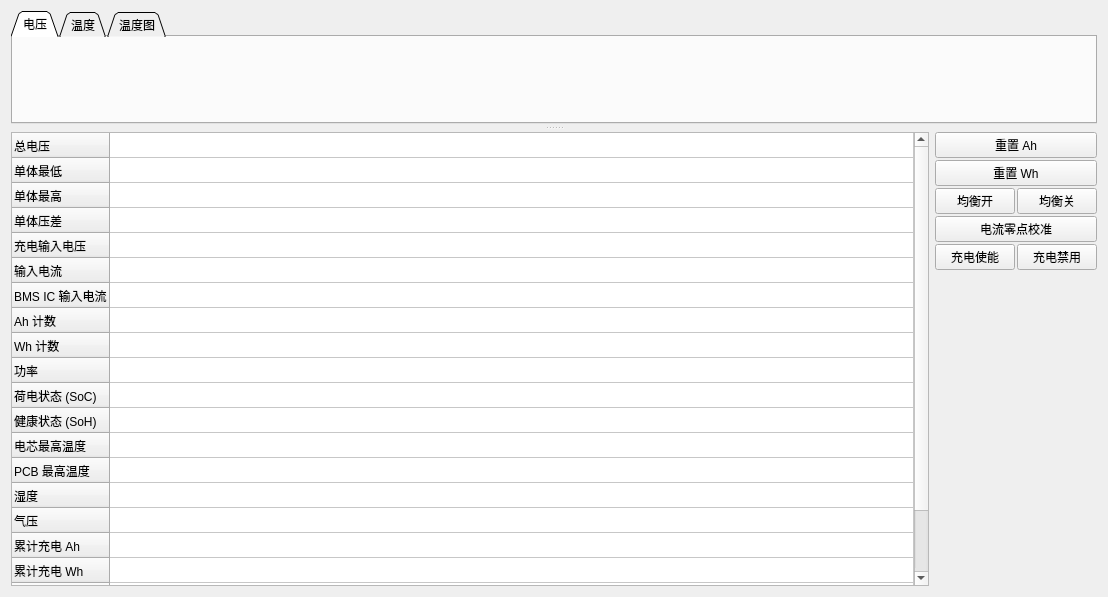
<?xml version="1.0" encoding="UTF-8"?>
<ui version="4.0">
 <class>PageBms</class>
 <widget class="QWidget" name="PageBms">
  <property name="geometry">
   <rect>
    <x>0</x>
    <y>0</y>
    <width>1108</width>
    <height>597</height>
   </rect>
  </property>
  <property name="windowTitle">
   <string>Form</string>
  </property>
  <layout class="QVBoxLayout" name="verticalLayout_5">
   <item>
    <widget class="QSplitter" name="splitter">
     <property name="orientation">
      <enum>Qt::Orientation::Vertical</enum>
     </property>
     <property name="handleWidth">
      <number>8</number>
     </property>
     <property name="childrenCollapsible">
      <bool>false</bool>
     </property>
     <widget class="QTabWidget" name="tabWidget">
      <property name="tabShape">
       <enum>QTabWidget::TabShape::Triangular</enum>
      </property>
      <property name="currentIndex">
       <number>0</number>
      </property>
      <widget class="QWidget" name="tab">
       <attribute name="title">
        <string>电压</string>
       </attribute>
       <layout class="QVBoxLayout" name="verticalLayout_2">
        <item>
         <widget class="QCustomPlot" name="plotCells" native="true"/>
        </item>
       </layout>
      </widget>
      <widget class="QWidget" name="tab_2">
       <attribute name="title">
        <string>温度</string>
       </attribute>
       <layout class="QVBoxLayout" name="verticalLayout_4">
        <item>
         <widget class="QCustomPlot" name="plotTemp" native="true"/>
        </item>
       </layout>
      </widget>
      <widget class="QWidget" name="tab_3">
       <attribute name="title">
        <string>温度图</string>
       </attribute>
       <layout class="QVBoxLayout" name="verticalLayout_3">
        <item>
         <widget class="BattTempPlot" name="tempPlot" native="true"/>
        </item>
       </layout>
      </widget>
     </widget>
     <widget class="QWidget" name="layoutWidget">
      <layout class="QHBoxLayout" name="horizontalLayout_3" stretch="1,0">
       <item>
        <widget class="QTableWidget" name="valTable">
         <property name="editTriggers">
          <set>QAbstractItemView::EditTrigger::NoEditTriggers</set>
         </property>
         <attribute name="horizontalHeaderVisible">
          <bool>false</bool>
         </attribute>
         <attribute name="horizontalHeaderStretchLastSection">
          <bool>true</bool>
         </attribute>
         <attribute name="verticalHeaderMinimumSectionSize">
          <number>25</number>
         </attribute>
         <attribute name="verticalHeaderDefaultSectionSize">
          <number>25</number>
         </attribute>
         <row>
          <property name="text">
           <string>总电压</string>
          </property>
         </row>
         <row>
          <property name="text">
           <string>单体最低</string>
          </property>
         </row>
         <row>
          <property name="text">
           <string>单体最高</string>
          </property>
         </row>
         <row>
          <property name="text">
           <string>单体压差</string>
          </property>
         </row>
         <row>
          <property name="text">
           <string>充电输入电压</string>
          </property>
         </row>
         <row>
          <property name="text">
           <string>输入电流</string>
          </property>
         </row>
         <row>
          <property name="text">
           <string>BMS IC 输入电流</string>
          </property>
         </row>
         <row>
          <property name="text">
           <string>Ah 计数</string>
          </property>
         </row>
         <row>
          <property name="text">
           <string>Wh 计数</string>
          </property>
         </row>
         <row>
          <property name="text">
           <string>功率</string>
          </property>
         </row>
         <row>
          <property name="text">
           <string>荷电状态 (SoC)</string>
          </property>
         </row>
         <row>
          <property name="text">
           <string>健康状态 (SoH)</string>
          </property>
         </row>
         <row>
          <property name="text">
           <string>电芯最高温度</string>
          </property>
         </row>
         <row>
          <property name="text">
           <string>PCB 最高温度</string>
          </property>
         </row>
         <row>
          <property name="text">
           <string>湿度</string>
          </property>
         </row>
         <row>
          <property name="text">
           <string>气压</string>
          </property>
         </row>
         <row>
          <property name="text">
           <string>累计充电 Ah</string>
          </property>
         </row>
         <row>
          <property name="text">
           <string>累计充电 Wh</string>
          </property>
         </row>
         <row>
          <property name="text">
           <string>累计放电 Ah</string>
          </property>
         </row>
         <row>
          <property name="text">
           <string>累计放电 Wh</string>
          </property>
         </row>
         <row>
          <property name="text">
           <string>状态</string>
          </property>
         </row>
         <column>
          <property name="text">
           <string>值</string>
          </property>
         </column>
         <item row="0" column="0">
          <property name="text">
           <string/>
          </property>
         </item>
         <item row="1" column="0">
          <property name="text">
           <string/>
          </property>
         </item>
         <item row="2" column="0">
          <property name="text">
           <string/>
          </property>
         </item>
         <item row="3" column="0">
          <property name="text">
           <string/>
          </property>
         </item>
         <item row="4" column="0">
          <property name="text">
           <string/>
          </property>
         </item>
         <item row="5" column="0">
          <property name="text">
           <string/>
          </property>
         </item>
         <item row="6" column="0">
          <property name="text">
           <string/>
          </property>
         </item>
         <item row="7" column="0">
          <property name="text">
           <string/>
          </property>
         </item>
         <item row="8" column="0">
          <property name="text">
           <string/>
          </property>
         </item>
         <item row="9" column="0">
          <property name="text">
           <string/>
          </property>
         </item>
         <item row="10" column="0">
          <property name="text">
           <string/>
          </property>
         </item>
         <item row="11" column="0">
          <property name="text">
           <string/>
          </property>
         </item>
         <item row="12" column="0">
          <property name="text">
           <string/>
          </property>
         </item>
         <item row="13" column="0">
          <property name="text">
           <string/>
          </property>
         </item>
         <item row="14" column="0">
          <property name="text">
           <string/>
          </property>
         </item>
         <item row="15" column="0">
          <property name="text">
           <string/>
          </property>
         </item>
         <item row="16" column="0">
          <property name="text">
           <string/>
          </property>
         </item>
         <item row="17" column="0">
          <property name="text">
           <string/>
          </property>
         </item>
         <item row="18" column="0">
          <property name="text">
           <string/>
          </property>
         </item>
         <item row="19" column="0">
          <property name="text">
           <string/>
          </property>
         </item>
         <item row="20" column="0">
          <property name="text">
           <string/>
          </property>
         </item>
        </widget>
       </item>
       <item>
        <layout class="QVBoxLayout" name="verticalLayout" stretch="0,0,0,0,0,1">
         <property name="spacing">
          <number>2</number>
         </property>
         <item>
          <widget class="QPushButton" name="resetAhButton">
           <property name="text">
            <string>重置 Ah</string>
           </property>
           <property name="icon">
            <iconset resource="../res.qrc">
             <normaloff>:/res/icons/Restart-96.png</normaloff>:/res/icons/Restart-96.png</iconset>
           </property>
          </widget>
         </item>
         <item>
          <widget class="QPushButton" name="resetWhButton">
           <property name="text">
            <string>重置 Wh</string>
           </property>
           <property name="icon">
            <iconset resource="../res.qrc">
             <normaloff>:/res/icons/Restart-96.png</normaloff>:/res/icons/Restart-96.png</iconset>
           </property>
          </widget>
         </item>
         <item>
          <layout class="QHBoxLayout" name="horizontalLayout">
           <property name="spacing">
            <number>2</number>
           </property>
           <item>
            <widget class="QPushButton" name="balOnButton">
             <property name="text">
              <string>均衡开</string>
             </property>
             <property name="icon">
              <iconset resource="../res.qrc">
               <normaloff>:/res/icons/Circled Play-96.png</normaloff>:/res/icons/Circled Play-96.png</iconset>
             </property>
            </widget>
           </item>
           <item>
            <widget class="QPushButton" name="balOffButton">
             <property name="text">
              <string>均衡关</string>
             </property>
             <property name="icon">
              <iconset resource="../res.qrc">
               <normaloff>:/res/icons/Stop-96.png</normaloff>:/res/icons/Stop-96.png</iconset>
             </property>
            </widget>
           </item>
          </layout>
         </item>
         <item>
          <widget class="QPushButton" name="zeroCurrentButton">
           <property name="text">
            <string>电流零点校准</string>
           </property>
           <property name="icon">
            <iconset resource="../res.qrc">
             <normaloff>:/res/icons/Refresh-96.png</normaloff>:/res/icons/Refresh-96.png</iconset>
           </property>
          </widget>
         </item>
         <item>
          <layout class="QHBoxLayout" name="horizontalLayout_2">
           <property name="spacing">
            <number>2</number>
           </property>
           <item>
            <widget class="QPushButton" name="chgEnButton">
             <property name="text">
              <string>充电使能</string>
             </property>
             <property name="icon">
              <iconset resource="../res.qrc">
               <normaloff>:/res/icons/Circled Play-96.png</normaloff>:/res/icons/Circled Play-96.png</iconset>
             </property>
            </widget>
           </item>
           <item>
            <widget class="QPushButton" name="chgDisButton">
             <property name="text">
              <string>充电禁用</string>
             </property>
             <property name="icon">
              <iconset resource="../res.qrc">
               <normaloff>:/res/icons/Stop-96.png</normaloff>:/res/icons/Stop-96.png</iconset>
             </property>
            </widget>
           </item>
          </layout>
         </item>
         <item>
          <spacer name="verticalSpacer">
           <property name="orientation">
            <enum>Qt::Orientation::Vertical</enum>
           </property>
           <property name="sizeHint" stdset="0">
            <size>
             <width>20</width>
             <height>40</height>
            </size>
           </property>
          </spacer>
         </item>
        </layout>
       </item>
      </layout>
     </widget>
    </widget>
   </item>
  </layout>
 </widget>
 <customwidgets>
  <customwidget>
   <class>QCustomPlot</class>
   <extends>QWidget</extends>
   <header>widgets/qcustomplot.h</header>
   <container>1</container>
  </customwidget>
  <customwidget>
   <class>BattTempPlot</class>
   <extends>QWidget</extends>
   <header>widgets/batttempplot.h</header>
   <container>1</container>
  </customwidget>
 </customwidgets>
 <resources>
  <include location="../res.qrc"/>
 </resources>
 <connections/>
</ui>
